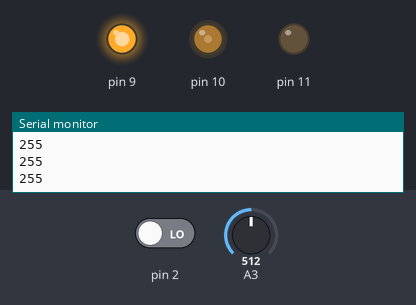
This sketch was run on a simulated Arduino Uno, built with avr-gcc and run on an emulated ATmega328P. Parts: output pins drawn as LEDs (lit = HIGH), the last lines printed to the serial monitor. The inputs (shaded band) are chosen by the test bench; at power-on: pin 2 LOW, A3 = 512.

Above: at 1.2 s.
1.3 s: pin 2 driven HIGH
At 1.7 s:
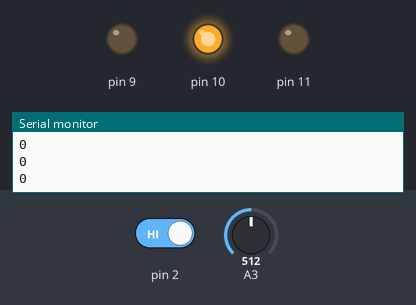
2.8 s: A3 set to 306
At 3.1 s:
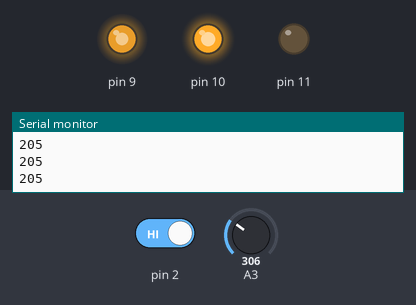
4.3 s: A3 set to 511
At 5.4 s:
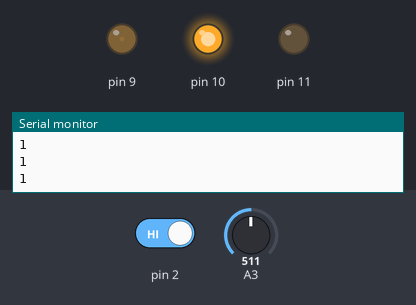
5.8 s: pin 2 driven LOW
At 5.95 s:
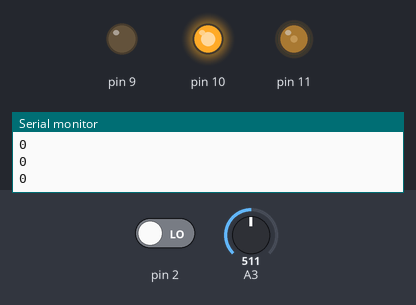
8.8 s: A3 set to 716
11.8 s: A3 set to 900
Timing chart, 0 to 20.7 s (numbered marks = the images above; inputs shaded):
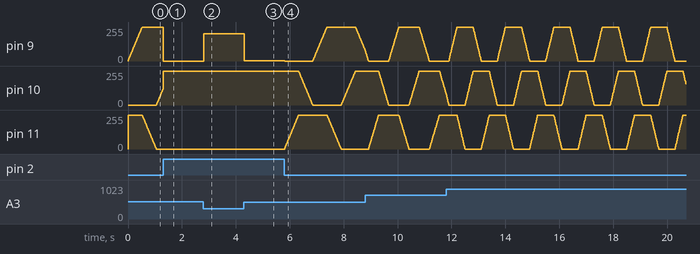

The sketch:

task4a.ino
```cpp
double t = 1020;

int f(double t) {
  switch ((int)(t / 255) % 6) {
    case 0:
      return 255;
    case 1:
      return 255 - (int)t % 255;
    case 2:
      return 0;
    case 3:
      return 0;
    case 4:
      return (int)t % 255;
    case 5:
      return 255;
  }
}

void setup() {
  pinMode(9, OUTPUT);
  pinMode(10, OUTPUT);
  pinMode(11, OUTPUT);
  pinMode(A3, INPUT);
  Serial.begin(9600);
}

void loop() {
  if (digitalRead(2)) {
    t = map(analogRead(A3), 0, 1023, 0, 1020);
  } else {
    t += analogRead(A3) / 100.0;
  }
  Serial.println(f(t));
  analogWrite(9, f(t));
  analogWrite(10, f(t + 4 * 255));
  analogWrite(11, f(t + 2 * 255));
  delay(10);
}
```

Measured:
- after the input at 1.3 s, pin 11: stays 0/255 (without the input it goes to 3/255 after 0.81 s)
- after the input at 2.8 s, pin 9: 0/255 → 205/255 at once
- after the input at 4.3 s, pin 9: 205/255 → 1/255 at once
- after the input at 5.8 s, pin 11: rises from 0/255 to 255/255 in 0.53 s, then falls to 0/255 in 1.6 s
